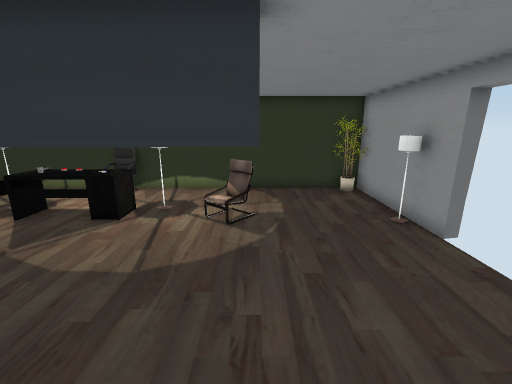
view 1 (above)

12 first-person views from a walk through a 3-D level made in the Unity game engine. The camera is 1.5 m above the floor, tilts 14° down and sees 90° across. The floor is counted in squares, 0.5 m on a side. Each view is taken from the middle of a square. On the plan, view 1 faces up. The plan holds only what a view shows up to about 19 squares ahead; the rest is blank. The player is left out. Some animated figures are not drawn. Door leaves are left out, so doorways stand open. Some surface patterns are stand-ins.

view 2
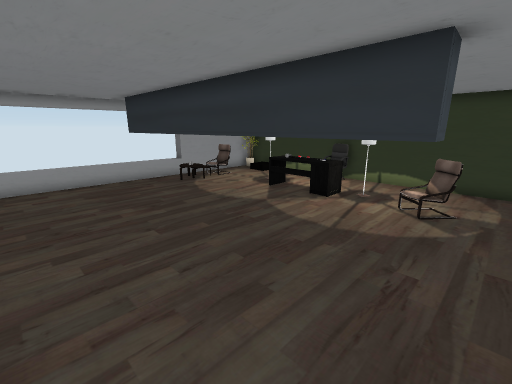

view 3
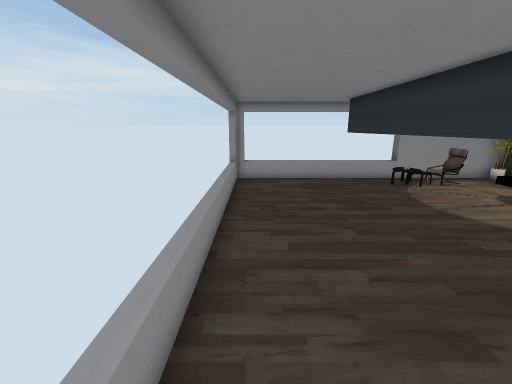

view 4
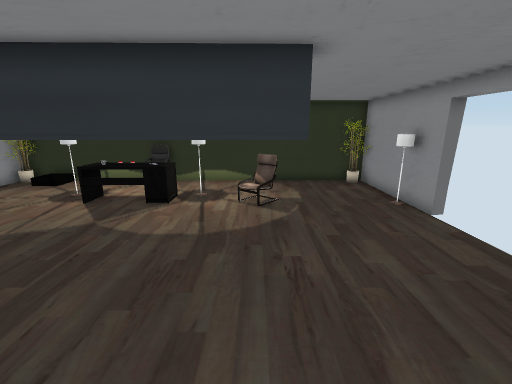

view 5
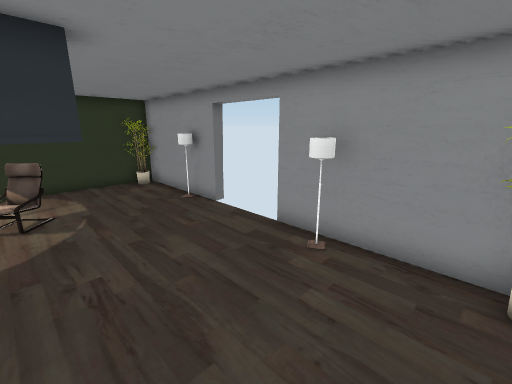

view 6
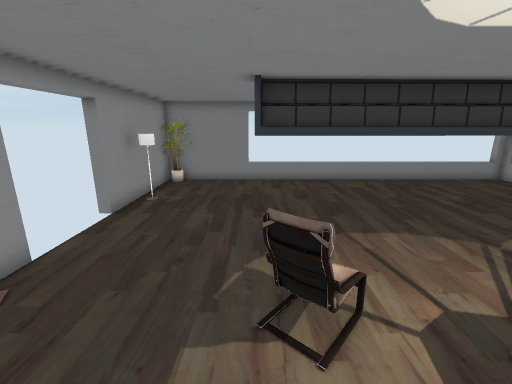

view 7
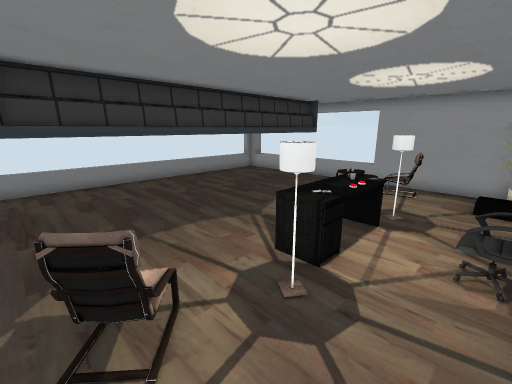

view 8
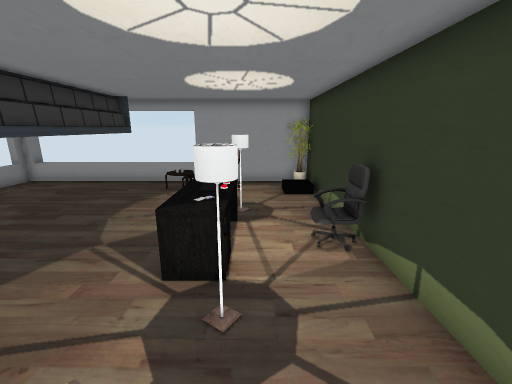

view 9
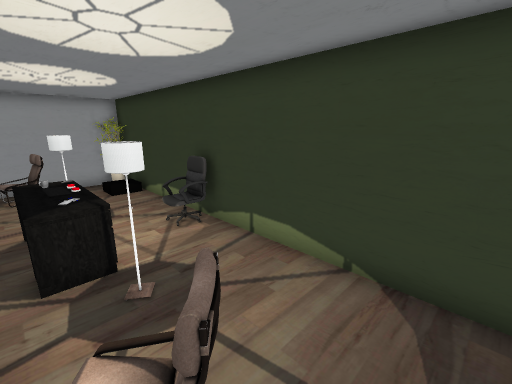

view 10
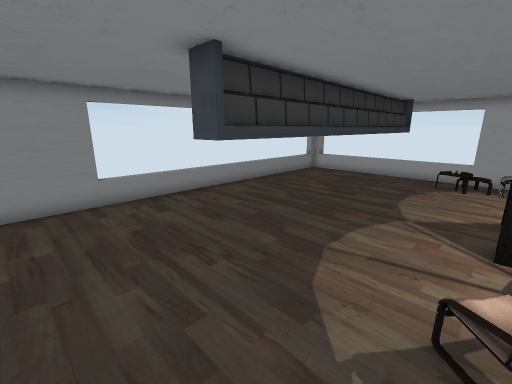

view 11
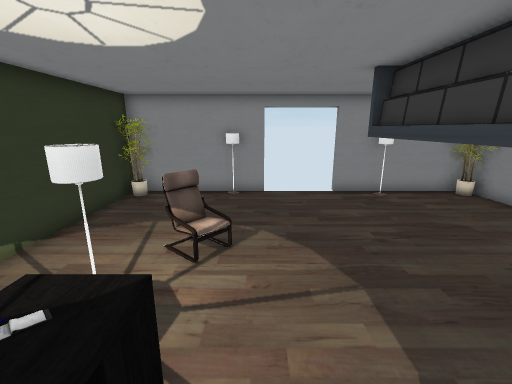

view 12
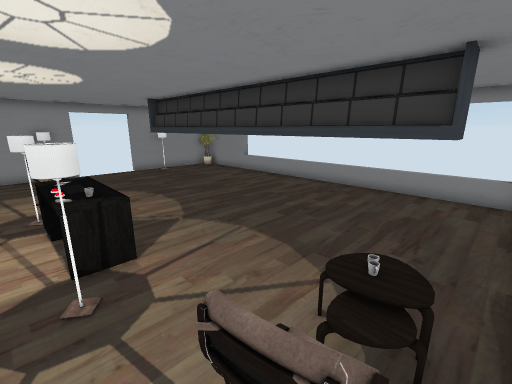

### Floor plan
Key: @ floor where view 1 was taken; # wall or solid block; x gap in a wall; . floor; D open door; = window, fence, low wall or low ledge; P plant; T thing the floor can be seen under or through; C chair; O other object.
Columns run from 15 left of view 1 to 5 right of it. Each row starts with its distance up from view 1.
 13 #####################
 12 #PO.....##.........P#
 11 #........x..........#
 10 #.....T    T#.......#
  9 #xC...TTTTTT#.#C....#
  8 #.O....TTT=#..O.....#
  7 #.O.................D
  6  .O.................D
  5  ...................D
  4  .TTTTTTTTTTTTTT....D
  3  .TTTTTTTTTTTTTT....D
  2  ...................#
  1  ...................#
  0  ..............@....#
 -1  ...................#
 -2  ...................#
 -3 #####################

Positions as (right, up) in squares from view 1, and headings:
1: (0, 0), facing up
2: (1, -2), facing up-left
3: (1, -2), facing left
4: (-1, -2), facing up
5: (-1, -2), facing up-right
6: (0, 12), facing down
7: (0, 12), facing down-left
8: (0, 10), facing left
9: (1, 8), facing up-left
10: (3, 8), facing down-left
11: (-7, 7), facing right
12: (-14, 10), facing down-right
